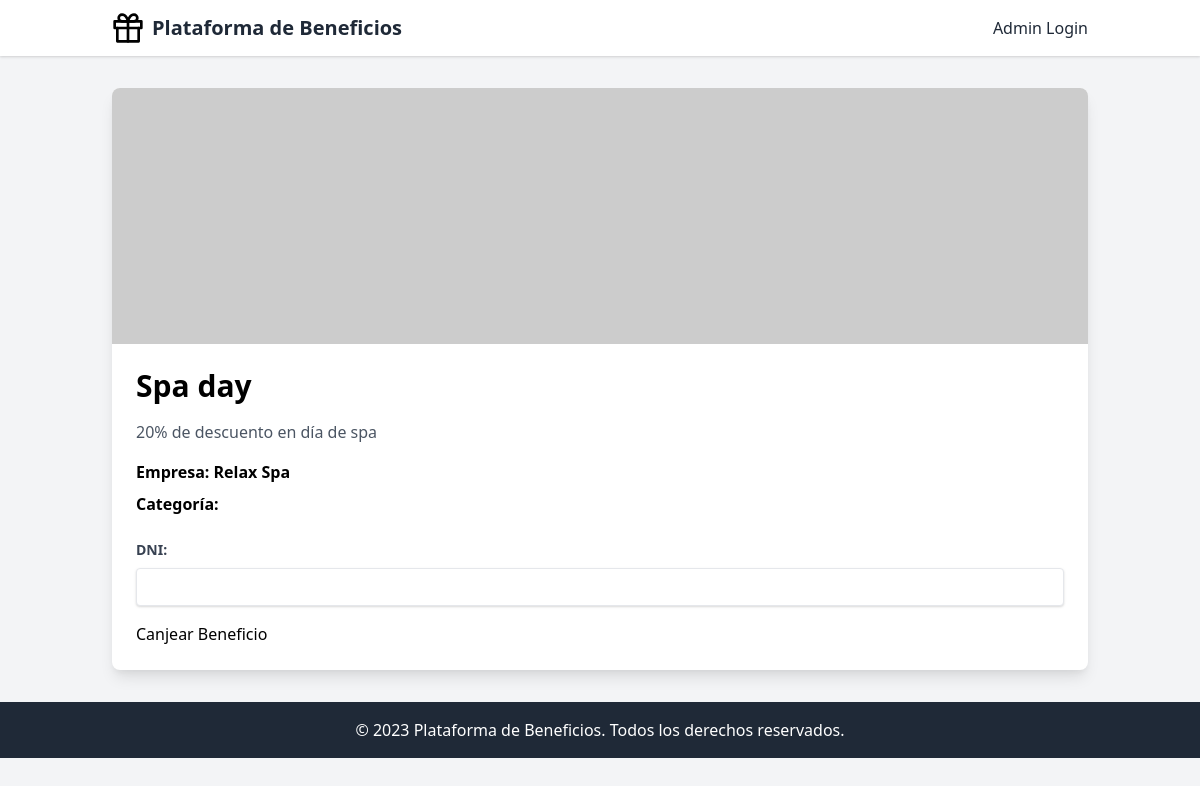
Before: /benefit/2 with the older database file.
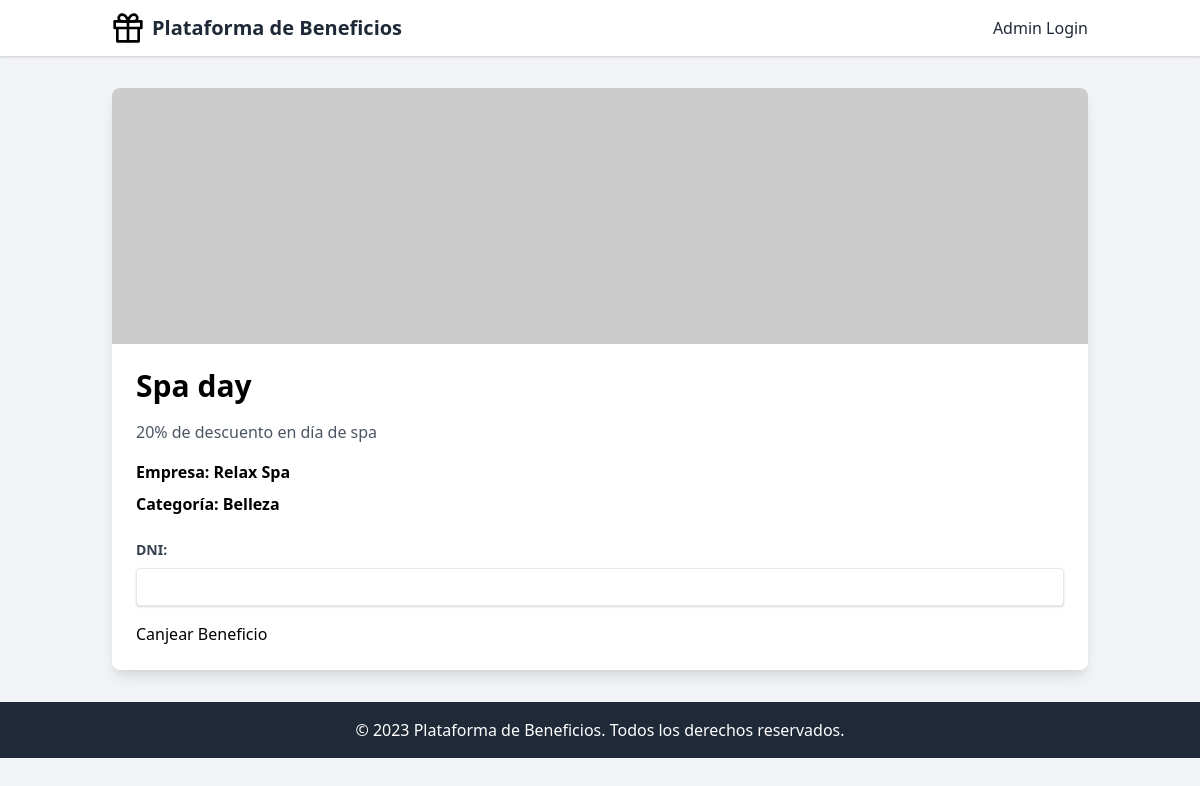
After: the same page with the newer database file.
### app/models.py (models this page shows)
class Category(db.Model):
    id = db.Column(db.Integer, primary_key=True)
    name = db.Column(db.String(64), index=True, unique=True)
    image_url = db.Column(db.String(256))
    benefits = db.relationship('Benefit', backref='category', lazy='dynamic')

### app/main/routes.py (the view)
@bp.route('/benefit/<int:id>')
def benefit(id):
    benefit = Benefit.query.get_or_404(id)
    return render_template('benefit.html', benefit=benefit)

### templates/benefit.html (shortened to what this page needs)
{% extends "base.html" %}
{% block content %}
<div class="bg-white shadow-lg rounded-lg overflow-hidden">
    <img src="{{ benefit.image_url }}" alt="{{ benefit.name }}" class="w-full h-64 object-cover">
    <div class="p-6">
        <h1 class="text-3xl font-bold mb-4">{{ benefit.name }}</h1>
        <p class="text-gray-600 mb-4">{{ benefit.description }}</p>
        <p class="font-semibold mb-2">Empresa: {{ benefit.company }}</p>
        <p class="font-semibold mb-4">Categoría: {{ benefit.category.name }}</p>
        <form class="redeem-form mt-6">
            <div class="mb-4">
                <label for="dni" class="block text-gray-700 text-sm font-bold mb-2">DNI:</label>
                <input type="text" id="dni" name="dni" required class="shadow appearance-none border rounded w-full py-2 px-3 text-gray-700 leading-tight focus:outline-none focus:shadow-outline">
            </div>
            <button type="submit" class="btn-primary">Canjear Beneficio</button>
        </form>
    </div>
</div>
{% endblock %}

Changed rows visible on the page:
added Category: category.name "Belleza"
